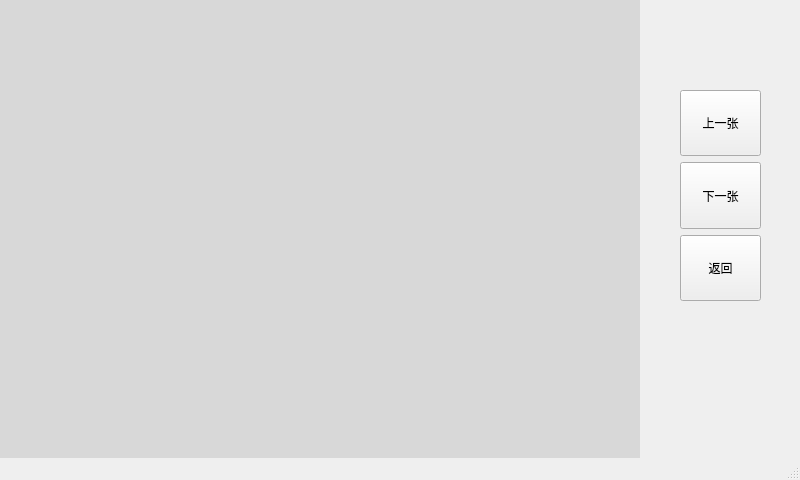
<?xml version="1.0" encoding="UTF-8"?>
<ui version="4.0">
 <class>PicShowMainWindow</class>
 <widget class="QMainWindow" name="PicShowMainWindow">
  <property name="geometry">
   <rect>
    <x>0</x>
    <y>0</y>
    <width>800</width>
    <height>480</height>
   </rect>
  </property>
  <property name="windowTitle">
   <string>MainWindow</string>
  </property>
  <widget class="QWidget" name="centralwidget">
   <widget class="QLabel" name="label">
    <property name="geometry">
     <rect>
      <x>0</x>
      <y>0</y>
      <width>640</width>
      <height>480</height>
     </rect>
    </property>
    <property name="styleSheet">
     <string notr="true">background-color: rgb(216, 216, 216);</string>
    </property>
    <property name="text">
     <string/>
    </property>
   </widget>
   <widget class="QWidget" name="">
    <property name="geometry">
     <rect>
      <x>680</x>
      <y>90</y>
      <width>81</width>
      <height>211</height>
     </rect>
    </property>
    <layout class="QVBoxLayout" name="verticalLayout">
     <item>
      <widget class="QPushButton" name="btn_prev">
       <property name="sizePolicy">
        <sizepolicy hsizetype="Minimum" vsizetype="Expanding">
         <horstretch>0</horstretch>
         <verstretch>0</verstretch>
        </sizepolicy>
       </property>
       <property name="text">
        <string>上一张</string>
       </property>
      </widget>
     </item>
     <item>
      <widget class="QPushButton" name="btn_next">
       <property name="sizePolicy">
        <sizepolicy hsizetype="Minimum" vsizetype="Expanding">
         <horstretch>0</horstretch>
         <verstretch>0</verstretch>
        </sizepolicy>
       </property>
       <property name="text">
        <string>下一张</string>
       </property>
      </widget>
     </item>
     <item>
      <widget class="QPushButton" name="btn_back">
       <property name="sizePolicy">
        <sizepolicy hsizetype="Minimum" vsizetype="Expanding">
         <horstretch>0</horstretch>
         <verstretch>0</verstretch>
        </sizepolicy>
       </property>
       <property name="text">
        <string>返回</string>
       </property>
      </widget>
     </item>
    </layout>
   </widget>
  </widget>
  <widget class="QMenuBar" name="menuBar">
   <property name="geometry">
    <rect>
     <x>0</x>
     <y>0</y>
     <width>800</width>
     <height>23</height>
    </rect>
   </property>
  </widget>
  <widget class="QStatusBar" name="statusBar"/>
 </widget>
 <resources/>
 <connections/>
</ui>
